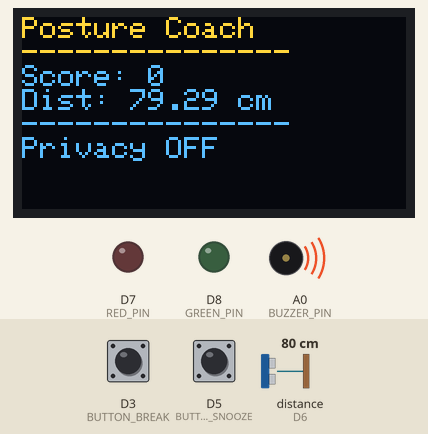
This sketch was run on a simulated ESP8266 (Wemos D1 mini). Shown: 128×64 one-colour display, output pins drawn as LEDs (lit = HIGH), buzzer (waves = sounding). Wiring (inferred from the names in the program): ultrasonic range finder: trigger D0; echo D6. The test bench sets the inputs (shaded band); at power-on: distance to the obstacle (sensor on D6) 80 cm, D5 (BUTTON_SNOOZE) HIGH, D3 (BUTTON_BREAK) HIGH. The echo pulse lasts 58.3 µs per cm; the OLED is the two-colour kind (top 16 rows yellow); WiFi joins after 1.5 s; servers stay silent unless stated; uploads are accepted with an empty reply; pins used as bus, display or sensor lines are not drawn; what the sketch prints to the serial monitor is not drawn.

Above: at 6.97 s.
7.4 s: distance to the obstacle (sensor on D6) set to 2 cm
10.9 s: D5 (BUTTON_SNOOZE) pulled LOW for 1 s
At 18.89 s:
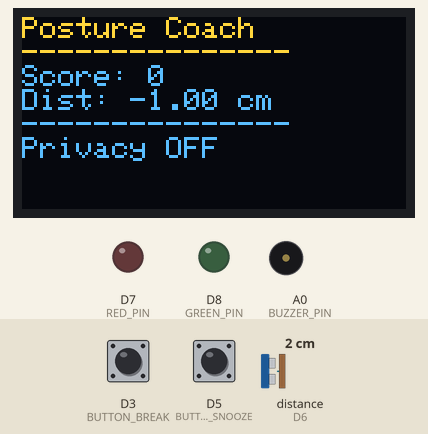
25.9 s: D3 (BUTTON_BREAK) pulled LOW for 0.15 s
27.5 s: distance to the obstacle (sensor on D6) set to 4 cm
At 32.04 s:
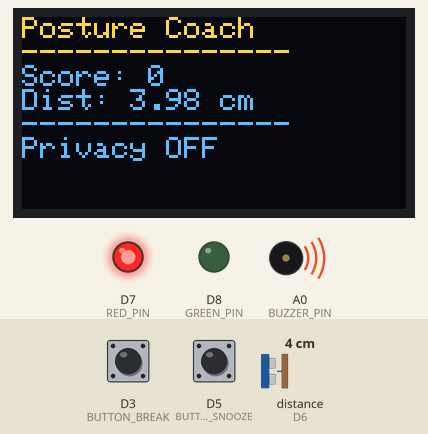
33.1 s: distance to the obstacle (sensor on D6) set to 9 cm
At 38.42 s:
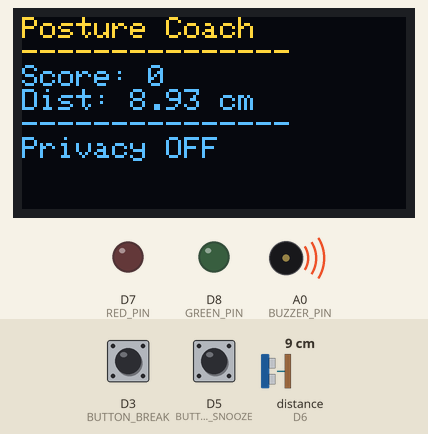
Timing chart, 0 to 40.2 s (numbered marks = the images above; inputs shaded):
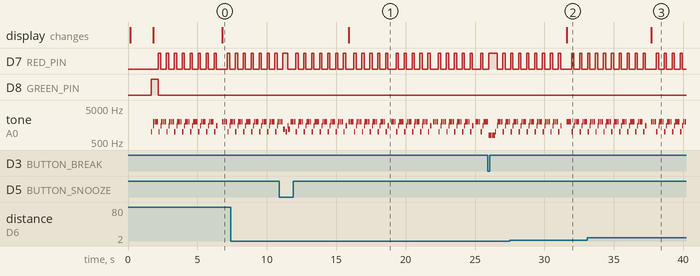

Measured:
- after the input at 27.5 s, the display: changes after 4.1 s (image 2)
- after the input at 33.1 s, the display: changes after 4.6 s (image 3)
- by itself, D7 (RED_PIN): moves between LOW and HIGH, repeating every 4.8 s
- by itself, tone on A0 (BUZZER_PIN): plays 2000 Hz for 0.10 s, 2000 Hz for 0.10 s, 1200 Hz for 0.15 s, 1000 Hz for 0.10 s, 1500 Hz for 0.01 s, 1200 Hz for 0.15 s … (124 notes in this stretch)

The sketch:

wemos-d1-r1.ino
```cpp
/*
 * WEMOS D1 R1 - Posture Coach IoT Firmware
 * Complete production-ready implementation with all sensors and HTTP communication
 *
 * Hardware Connections:
 * - HC-SR04 Ultrasonic: Trigger=D0, Echo=D12
 * - OLED Display I2C: SDA=D1(GPIO5), SCL=D2(GPIO4)
 * - RGB LED: Red=D7, Green=D8, Blue=D11
 * - Piezo Buzzer: A0
 * - Buttons: D3 (Break), D5 (Snooze), D6 (Privacy) with internal pull-ups
 */

#include <ESP8266WiFi.h>
#include <ESP8266HTTPClient.h>
#include <WiFiClient.h>
#include <Wire.h>
#include <Adafruit_GFX.h>
#include <Adafruit_SSD1306.h>

// Pin Definitions
#define TRIGGER_PIN D0
#define ECHO_PIN D12
#define OLED_SDA D1
#define OLED_SCL D2
#define BUTTON_BREAK D3
#define BUTTON_SNOOZE D5
#define BUTTON_PRIVACY D6
#define RED_PIN D7
#define GREEN_PIN D8
#define BLUE_PIN D11
#define BUZZER_PIN A0

// OLED Display Settings
#define SCREEN_WIDTH 128
#define SCREEN_HEIGHT 64
#define OLED_RESET -1
#define OLED_ADDRESS 0x3C

// WiFi Configuration
const char* ssid = "PostureCoach-AP";
const char* password = "posturecoach2024";
const char* serverIP = "192.168.4.1";

// Timing Constants
#define POLL_INTERVAL 3000
#define BUTTON_DEBOUNCE 200

// Global Objects
Adafruit_SSD1306 display(SCREEN_WIDTH, SCREEN_HEIGHT, &Wire, OLED_RESET);
WiFiClient wifiClient;

// State Variables
unsigned long lastPollTime = 0;
unsigned long lastButton1Press = 0;
unsigned long lastButton2Press = 0;
unsigned long lastButton3Press = 0;
bool privacyMode = false;
int postureScore = 0;
float distance = 0;
String currentStatus = "Initializing...";

void setup() {
  Serial.begin(115200);
  delay(100);

  Serial.println("\n=== WEMOS D1 R1 Posture Coach ===");

  setupPins();
  setupOLED();
  setupWiFi();

  setRGBColor(0, 255, 0);
  playBuzzerPattern(1);

  display.clearDisplay();
  display.setCursor(0, 0);
  display.println("System Ready!");
  display.display();

  Serial.println("Setup complete");
}

void loop() {
  if (WiFi.status() != WL_CONNECTED) {
    reconnectWiFi();
  }

  checkButtons();

  if (millis() - lastPollTime >= POLL_INTERVAL) {
    lastPollTime = millis();

    if (!privacyMode) {
      distance = readDistance();
      sendSensorData();
      pollESP32();
      updateOLED();
    }
  }

  delay(10);
}

void setupPins() {
  pinMode(BUTTON_BREAK, INPUT_PULLUP);
  pinMode(BUTTON_SNOOZE, INPUT_PULLUP);
  pinMode(BUTTON_PRIVACY, INPUT_PULLUP);
  pinMode(RED_PIN, OUTPUT);
  pinMode(GREEN_PIN, OUTPUT);
  pinMode(BLUE_PIN, OUTPUT);
  pinMode(BUZZER_PIN, OUTPUT);
  pinMode(TRIGGER_PIN, OUTPUT);
  pinMode(ECHO_PIN, INPUT);

  digitalWrite(RED_PIN, LOW);
  digitalWrite(GREEN_PIN, LOW);
  digitalWrite(BLUE_PIN, LOW);
}

void setupOLED() {
  Wire.begin(OLED_SDA, OLED_SCL);

  if(!display.begin(SSD1306_SWITCHCAPVCC, OLED_ADDRESS)) {
    Serial.println("OLED init failed");
    for(;;);
  }

  display.clearDisplay();
  display.setTextSize(1);
  display.setTextColor(SSD1306_WHITE);
  display.setCursor(0, 0);
  display.println("Posture Coach");
  display.println("Initializing...");
  display.display();
}

void setupWiFi() {
  Serial.print("Connecting to: ");
  Serial.println(ssid);

  WiFi.mode(WIFI_STA);
  WiFi.begin(ssid, password);

  int attempts = 0;
  while (WiFi.status() != WL_CONNECTED && attempts < 20) {
    delay(500);
    Serial.print(".");
    attempts++;
  }

  if (WiFi.status() == WL_CONNECTED) {
    Serial.println("\nWiFi connected");
    Serial.print("IP: ");
    Serial.println(WiFi.localIP());
  }
}

void reconnectWiFi() {
  Serial.println("Reconnecting WiFi...");
  setRGBColor(255, 255, 0);
  WiFi.disconnect();
  delay(100);
  WiFi.begin(ssid, password);

  int attempts = 0;
  while (WiFi.status() != WL_CONNECTED && attempts < 10) {
    delay(500);
    attempts++;
  }

  if (WiFi.status() == WL_CONNECTED) {
    setRGBColor(0, 255, 0);
  }
}

float readDistance() {
  digitalWrite(TRIGGER_PIN, LOW);
  delayMicroseconds(2);
  digitalWrite(TRIGGER_PIN, HIGH);
  delayMicroseconds(10);
  digitalWrite(TRIGGER_PIN, LOW);

  long duration = pulseIn(ECHO_PIN, HIGH, 30000);
  if (duration == 0) return -1;

  float dist = duration * 0.034 / 2.0;

  if (dist < 2 || dist > 400) return -1;

  return dist;
}

void checkButtons() {
  if (digitalRead(BUTTON_BREAK) == LOW && millis() - lastButton1Press > BUTTON_DEBOUNCE) {
    lastButton1Press = millis();
    handleBreakButton();
  }

  if (digitalRead(BUTTON_SNOOZE) == LOW && millis() - lastButton2Press > BUTTON_DEBOUNCE) {
    lastButton2Press = millis();
    handleSnoozeButton();
  }

  if (digitalRead(BUTTON_PRIVACY) == LOW && millis() - lastButton3Press > BUTTON_DEBOUNCE) {
    lastButton3Press = millis();
    handlePrivacyButton();
  }
}

void handleBreakButton() {
  Serial.println("Break button");
  playBuzzerPattern(2);

  HTTPClient http;
  http.begin(wifiClient, "http://" + String(serverIP) + "/api/break");
  http.POST("");
  http.end();

  currentStatus = "Break started";
}

void handleSnoozeButton() {
  Serial.println("Snooze button");
  playBuzzerPattern(3);

  HTTPClient http;
  http.begin(wifiClient, "http://" + String(serverIP) + "/api/snooze");
  http.POST("");
  http.end();

  currentStatus = "Snoozed";
}

void handlePrivacyButton() {
  privacyMode = !privacyMode;
  Serial.print("Privacy: ");
  Serial.println(privacyMode ? "ON" : "OFF");

  playBuzzerPattern(privacyMode ? 4 : 1);
  setRGBColor(privacyMode ? 255 : 0, 0, privacyMode ? 255 : 0);

  currentStatus = privacyMode ? "Privacy ON" : "Privacy OFF";
}

void setRGBColor(int r, int g, int b) {
  analogWrite(RED_PIN, r);
  analogWrite(GREEN_PIN, g);
  analogWrite(BLUE_PIN, b);
}

void playBuzzerPattern(int pattern) {
  switch (pattern) {
    case 1:
      tone(BUZZER_PIN, 1000, 100);
      delay(150);
      tone(BUZZER_PIN, 1500, 100);
      break;
    case 2:
      tone(BUZZER_PIN, 800, 200);
      delay(250);
      tone(BUZZER_PIN, 800, 200);
      break;
    case 3:
      tone(BUZZER_PIN, 1200, 150);
      break;
    case 4:
      for (int i = 0; i < 3; i++) {
        tone(BUZZER_PIN, 2000, 100);
        delay(120);
      }
      break;
  }
}

void updateOLED() {
  display.clearDisplay();
  display.setTextSize(1);
  display.setCursor(0, 0);

  display.println("Posture Coach");
  display.println("---------------");
  display.print("Score: ");
  display.println(postureScore);
  display.print("Dist: ");
  display.print(distance);
  display.println(" cm");
  display.println("---------------");
  display.println(currentStatus);

  display.display();
}

void sendSensorData() {
  if (distance < 0) return;

  HTTPClient http;
  http.begin(wifiClient, "http://" + String(serverIP) + "/api/sensor/data");
  http.addHeader("Content-Type", "application/json");

  String payload = "{\"distance\":" + String(distance) + "}";
  http.POST(payload);
  http.end();
}

void pollESP32() {
  HTTPClient http;
  http.begin(wifiClient, "http://" + String(serverIP) + "/api/posture/current");

  int httpCode = http.GET();

  if (httpCode == HTTP_CODE_OK) {
    String response = http.getString();

    int scoreIdx = response.indexOf("\"score\":");
    if (scoreIdx >= 0) {
      postureScore = response.substring(scoreIdx + 8, response.indexOf(",", scoreIdx)).toInt();

      if (postureScore >= 80) {
        setRGBColor(0, 255, 0);
      } else if (postureScore >= 50) {
        setRGBColor(255, 255, 0);
      } else {
        setRGBColor(255, 0, 0);
      }
    }
  }

  http.end();
}
```
